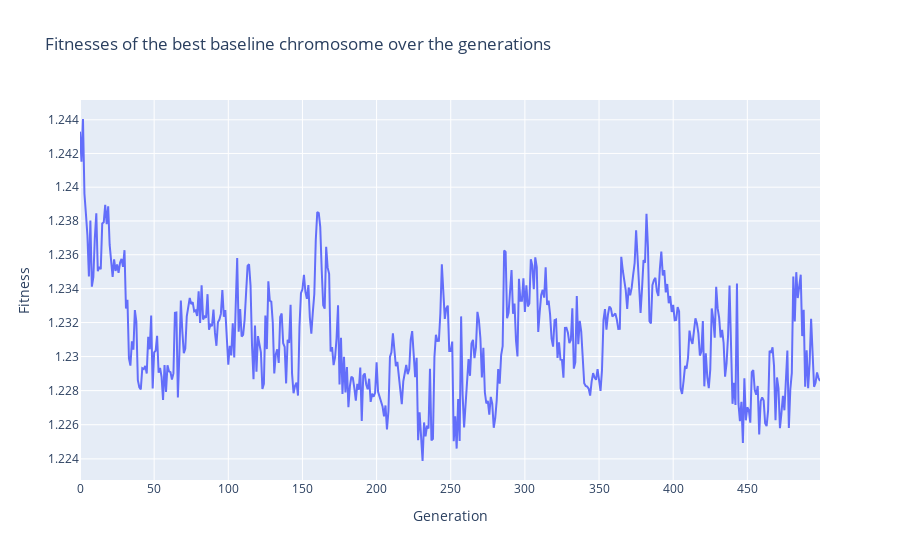
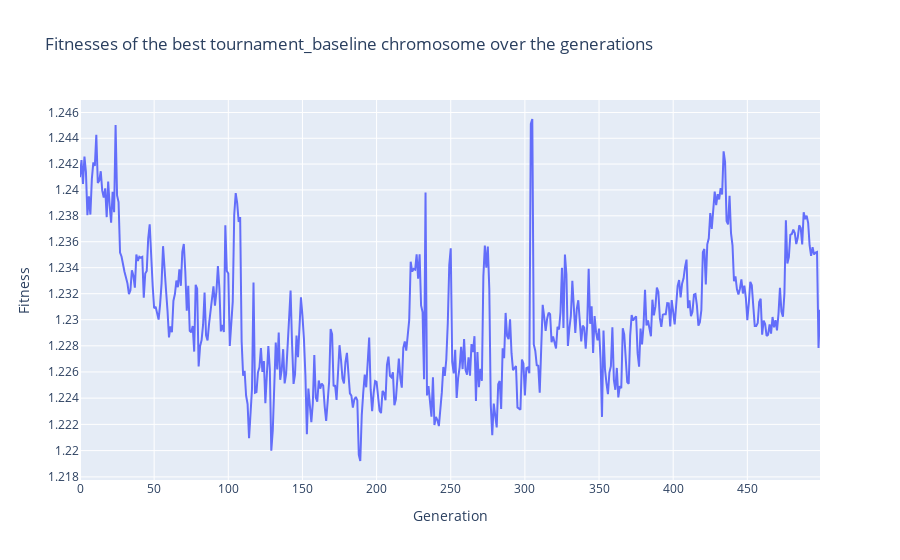
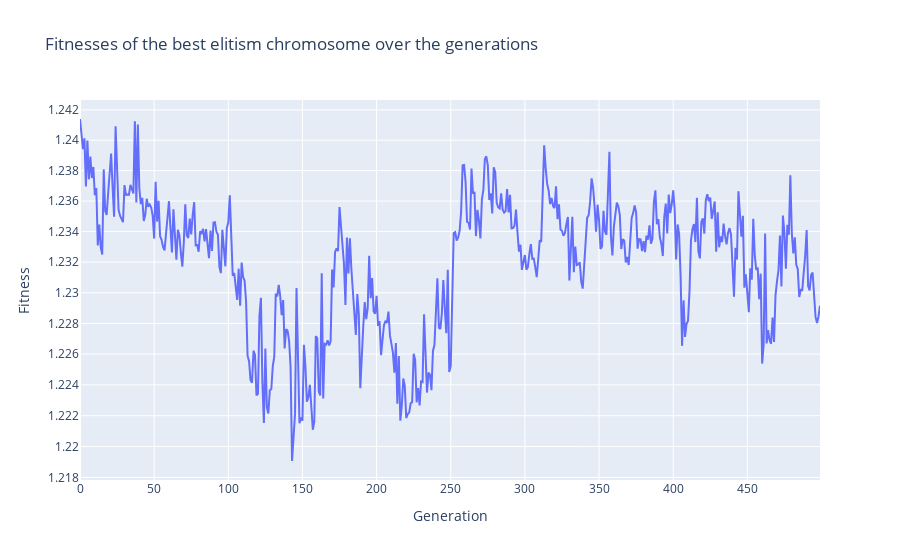
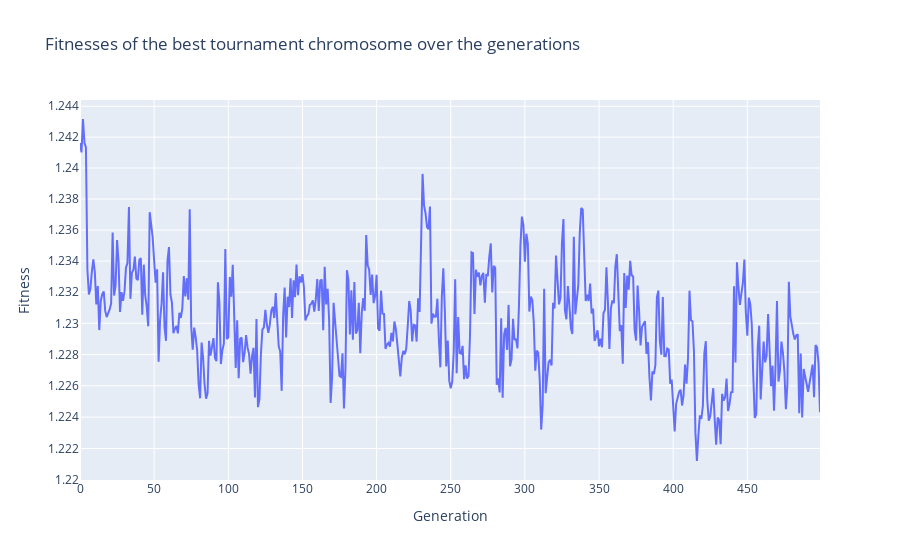

The notebook cell these images were saved under, in order:
### Code cell
plot_average_fitnesses_folder("./results/baseline", "./results/baseline/graphs/pop_size_200/500_epochs/average_fitness.png", "baseline")
plot_average_fitnesses_folder("./results/tournament_baseline", "./results/tournament_baseline/graphs/pop_size_200/500_epochs/average_fitness.png", "tournament_baseline")
plot_average_fitnesses_folder("./results/elitism", "./results/elitism/graphs/pop_size_200/500_epochs/average_fitness.png", "elitism")
plot_average_fitnesses_folder("./results/tournament", "./results/tournament/graphs/pop_size_200/500_epochs/average_fitness.png", "tournament")

### Figure 1 — Plotly figure (JSON) as saved in the notebook; plotly's stock layout.template omitted (floating-point values rounded to 4 significant figures; data arrays with more than 128 entries replaced by an {"elided": "..."} marker saying what was removed)
{"data": [{"name": "./results/baseline/best_fitness_9.json", "type": "scatter", "x": {"elided": "500 int values"}, "y": {"elided": "500 float values"}}], "layout": {"title": {"text": "Fitnesses of the best baseline chromosome over the generations"}, "xaxis": {"title": {"text": "Generation"}}, "yaxis": {"title": {"text": "Fitness"}, "type": "log"}}}

### Figure 2 — Plotly figure (JSON) as saved in the notebook; plotly's stock layout.template omitted (floating-point values rounded to 4 significant figures; data arrays with more than 128 entries replaced by an {"elided": "..."} marker saying what was removed)
{"data": [{"name": "./results/tournament_baseline/best_fitness_9.json", "type": "scatter", "x": {"elided": "500 int values"}, "y": {"elided": "500 float values"}}], "layout": {"title": {"text": "Fitnesses of the best tournament_baseline chromosome over the generations"}, "xaxis": {"title": {"text": "Generation"}}, "yaxis": {"title": {"text": "Fitness"}, "type": "log"}}}

### Figure 3 — Plotly figure (JSON) as saved in the notebook; plotly's stock layout.template omitted (floating-point values rounded to 4 significant figures; data arrays with more than 128 entries replaced by an {"elided": "..."} marker saying what was removed)
{"data": [{"name": "./results/elitism/best_fitness_9.json", "type": "scatter", "x": {"elided": "500 int values"}, "y": {"elided": "500 float values"}}], "layout": {"title": {"text": "Fitnesses of the best elitism chromosome over the generations"}, "xaxis": {"title": {"text": "Generation"}}, "yaxis": {"title": {"text": "Fitness"}, "type": "log"}}}

### Figure 4 — Plotly figure (JSON) as saved in the notebook; plotly's stock layout.template omitted (floating-point values rounded to 4 significant figures; data arrays with more than 128 entries replaced by an {"elided": "..."} marker saying what was removed)
{"data": [{"name": "./results/tournament/best_fitness_9.json", "type": "scatter", "x": {"elided": "500 int values"}, "y": {"elided": "500 float values"}}], "layout": {"title": {"text": "Fitnesses of the best tournament chromosome over the generations"}, "xaxis": {"title": {"text": "Generation"}}, "yaxis": {"title": {"text": "Fitness"}, "type": "log"}}}
